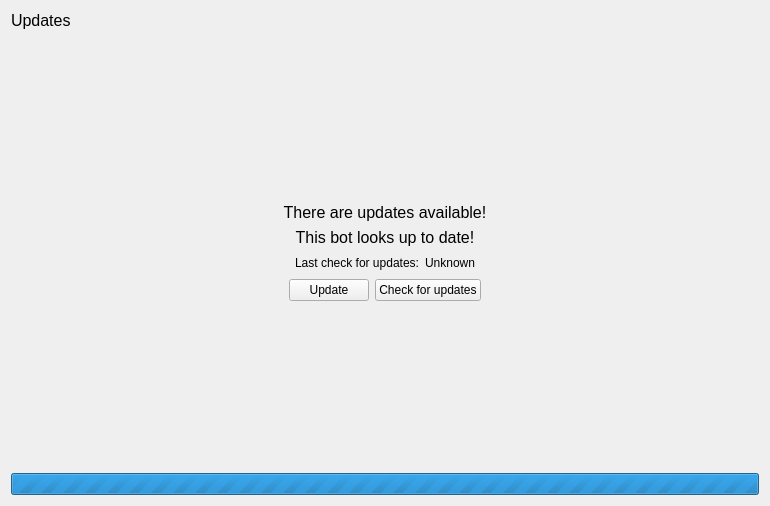
<?xml version="1.0" encoding="UTF-8"?>
<ui version="4.0">
 <class>BotUpdatesWidget</class>
 <widget class="QWidget" name="BotUpdatesWidget">
  <property name="geometry">
   <rect>
    <x>0</x>
    <y>0</y>
    <width>770</width>
    <height>506</height>
   </rect>
  </property>
  <property name="windowTitle">
   <string>Form</string>
  </property>
  <layout class="QVBoxLayout" name="verticalLayout">
   <item>
    <widget class="QLabel" name="label">
     <property name="text">
      <string>&lt;html&gt;&lt;head/&gt;&lt;body&gt;&lt;p&gt;&lt;span style=&quot; font-size:12pt;&quot;&gt;Updates&lt;/span&gt;&lt;/p&gt;&lt;/body&gt;&lt;/html&gt;</string>
     </property>
    </widget>
   </item>
   <item>
    <spacer name="verticalSpacer">
     <property name="orientation">
      <enum>Qt::Vertical</enum>
     </property>
     <property name="sizeHint" stdset="0">
      <size>
       <width>20</width>
       <height>40</height>
      </size>
     </property>
    </spacer>
   </item>
   <item>
    <widget class="QLabel" name="updates_available_label">
     <property name="text">
      <string>&lt;html&gt;&lt;head/&gt;&lt;body&gt;&lt;p&gt;&lt;span style=&quot; font-size:12pt;&quot;&gt;There are updates available!&lt;/span&gt;&lt;/p&gt;&lt;/body&gt;&lt;/html&gt;</string>
     </property>
     <property name="alignment">
      <set>Qt::AlignCenter</set>
     </property>
    </widget>
   </item>
   <item>
    <widget class="QLabel" name="up_to_date_label">
     <property name="text">
      <string>&lt;html&gt;&lt;head/&gt;&lt;body&gt;&lt;p&gt;&lt;span style=&quot; font-size:12pt;&quot;&gt;This bot looks up to date!&lt;/span&gt;&lt;/p&gt;&lt;/body&gt;&lt;/html&gt;</string>
     </property>
     <property name="alignment">
      <set>Qt::AlignCenter</set>
     </property>
    </widget>
   </item>
   <item>
    <layout class="QHBoxLayout" name="horizontalLayout_2">
     <item>
      <spacer name="horizontalSpacer_3">
       <property name="orientation">
        <enum>Qt::Horizontal</enum>
       </property>
       <property name="sizeHint" stdset="0">
        <size>
         <width>40</width>
         <height>20</height>
        </size>
       </property>
      </spacer>
     </item>
     <item>
      <widget class="QLabel" name="label_4">
       <property name="text">
        <string>Last check for updates:</string>
       </property>
      </widget>
     </item>
     <item>
      <widget class="QLabel" name="last_check_label">
       <property name="text">
        <string>Unknown</string>
       </property>
      </widget>
     </item>
     <item>
      <spacer name="horizontalSpacer_4">
       <property name="orientation">
        <enum>Qt::Horizontal</enum>
       </property>
       <property name="sizeHint" stdset="0">
        <size>
         <width>40</width>
         <height>20</height>
        </size>
       </property>
      </spacer>
     </item>
    </layout>
   </item>
   <item>
    <layout class="QHBoxLayout" name="horizontalLayout">
     <item>
      <spacer name="horizontalSpacer">
       <property name="orientation">
        <enum>Qt::Horizontal</enum>
       </property>
       <property name="sizeHint" stdset="0">
        <size>
         <width>40</width>
         <height>20</height>
        </size>
       </property>
      </spacer>
     </item>
     <item>
      <widget class="QPushButton" name="update_button">
       <property name="text">
        <string>Update</string>
       </property>
      </widget>
     </item>
     <item>
      <widget class="QPushButton" name="check_button">
       <property name="text">
        <string>Check for updates</string>
       </property>
      </widget>
     </item>
     <item>
      <spacer name="horizontalSpacer_2">
       <property name="orientation">
        <enum>Qt::Horizontal</enum>
       </property>
       <property name="sizeHint" stdset="0">
        <size>
         <width>40</width>
         <height>20</height>
        </size>
       </property>
      </spacer>
     </item>
    </layout>
   </item>
   <item>
    <spacer name="verticalSpacer_2">
     <property name="orientation">
      <enum>Qt::Vertical</enum>
     </property>
     <property name="sizeHint" stdset="0">
      <size>
       <width>20</width>
       <height>40</height>
      </size>
     </property>
    </spacer>
   </item>
   <item>
    <widget class="QProgressBar" name="progressBar">
     <property name="enabled">
      <bool>true</bool>
     </property>
     <property name="maximum">
      <number>0</number>
     </property>
     <property name="value">
      <number>-1</number>
     </property>
    </widget>
   </item>
  </layout>
 </widget>
 <resources/>
 <connections/>
</ui>
